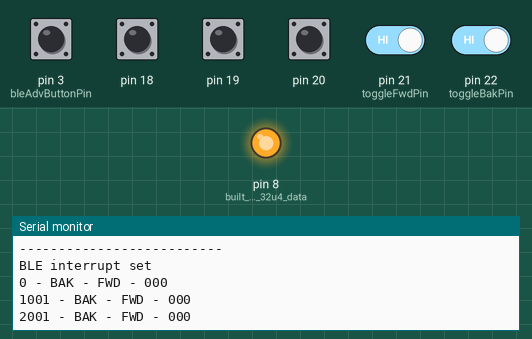
Simulated run of this sketch. Board: Arduino Mega 2560, built with avr-gcc and run on an emulated ATmega2560. Parts: output pins drawn as LEDs (lit = HIGH), the last lines printed to the serial monitor. The test bench sets the inputs (shaded band); at power-on: pin 3 (bleAdvButtonPin), pin 18–20, pin 21 (toggleFwdPin), pin 22 (toggleBakPin) HIGH.

Above: at 2.8 s.
2.9 s: pin 3 (bleAdvButtonPin) pulled LOW for 1.2 s
At 4.8 s:
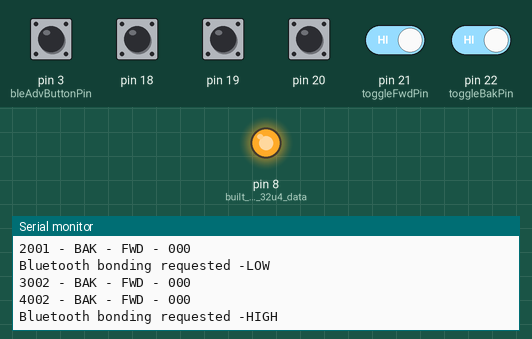
5.6 s: pin 21 (toggleFwdPin) driven LOW
At 6.8 s:
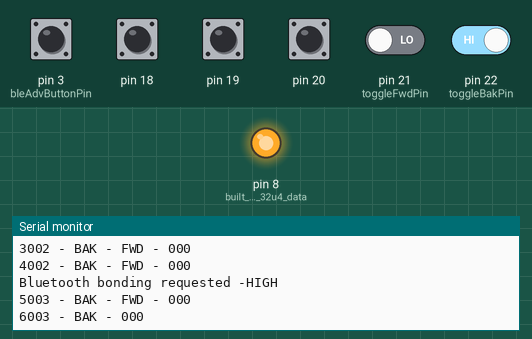
8.5 s: pin 22 (toggleBakPin) driven LOW
At 9.5 s:
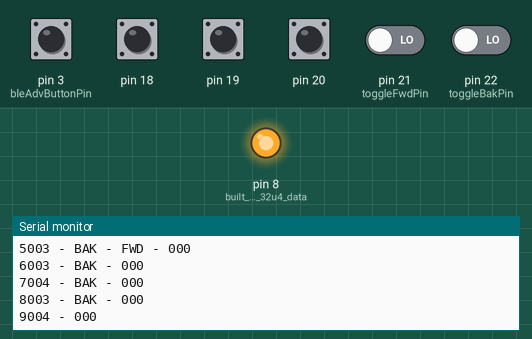
11.5 s: pin 21 (toggleFwdPin) driven HIGH
At 12.8 s:
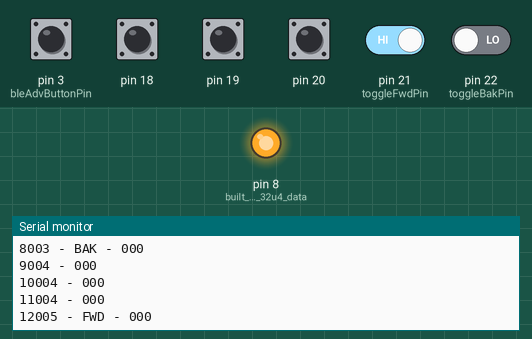

Measured:
- after the input at 2.9 s, the serial monitor: prints a new line at once (image 1)
- after the input at 5.6 s, the serial monitor: prints a new line after 0.40 s (image 2)
- after the input at 8.5 s, the serial monitor: prints a new line after 0.51 s (image 3)
- after the input at 11.5 s, the serial monitor: prints a new line after 0.51 s (image 4)

The sketch:

Button_testing.ino
```cpp
/*
  Button testing code.
  Goal is to get the logic correct for determining the state of multiple buttons and recording the state

*/

void setRgbLedValue( int red, int green, int blue);
void debugButtonStates();
void bleAdvRequest();
void printIntPins();

const unsigned int maxButtons = 3;
const int redLedPolePin = 5;
const int greenLedPolePin = 6;
const int blueLedPolePin = 9;
const int toggleFwdPin = 21;
const int toggleBakPin = 22;
const int bleAdvButtonPin = 3;

// variables will change:
unsigned int buttonPins[maxButtons];    // array to store the pin numbers in
int buttonStates[maxButtons];         // array to store the current button states in
bool intrPinsPrint = LOW;

void setup() {

  // set up and start serial debugging info
  Serial.begin(115200);
  Serial.println("Button testing \n");
  Serial.println("--------------------------\n");

  // set up the pins that will be used by the buttons.
  buttonPins[0] = 18;
  buttonPins[1] = 19;
  buttonPins[2] = 20;

  // For each, button pin, enable for input and use the internal pullup resistor
  for(int i=0; i<maxButtons; i++)
    pinMode( buttonPins[i], INPUT_PULLUP);  // will use the internal pullup resistor for each pin

  // setup toggle switch
  pinMode( toggleFwdPin, INPUT_PULLUP);
  pinMode( toggleBakPin, INPUT_PULLUP);

  // set up pins for RGB LED and set to green
  // pinMode( redLedPolePin, OUTPUT);
  // pinMode( greenLedPolePin, OUTPUT);
  // pinMode( blueLedPolePin, OUTPUT);
  // setRgbLedValue( 0, 255, 0);

  // set up bluetooth advertising toogle and interrupt
  pinMode( 8,OUTPUT); // built in led on 32u4 data logger

  // pinMode( bleAdvButtonPin, INPUT_PULLUP);
  digitalWrite( bleAdvButtonPin, HIGH );
  if ( digitalPinToInterrupt(bleAdvButtonPin) != -1) {
    digitalWrite( 8, HIGH);
    attachInterrupt(digitalPinToInterrupt(bleAdvButtonPin) , bleAdvRequest, CHANGE);
    Serial.println("BLE interrupt set\n");
  } else {
    digitalWrite( 13, HIGH);
    Serial.write("FAILURE setting BLE interrupt on requested pin\n");
  }
  interrupts();
}

void loop() {
  // setRgbLedValue( 0, 255, 0);

    // printIntPins();

  for(int i=0; i<maxButtons; i++) {
    buttonStates[i] = digitalRead(buttonPins[i]);
  }
  debugButtonStates();
  delay(1000);
}

/*
 * Interrupt routine called when the designated bluetooth button is pressed
 */
void bleAdvRequest() {
  digitalWrite( 13, HIGH);
  Serial.write("Bluetooth bonding requested -");
  if( digitalRead( bleAdvButtonPin ) == HIGH )
    Serial.write("HIGH\n");
  else
    Serial.write("LOW\n");
}

void debugButtonStates() {
  Serial.write( String(millis()).c_str() );
  if( digitalRead(toggleBakPin) == HIGH ) Serial.write(" - BAK");
  if( digitalRead(toggleFwdPin) == HIGH ) Serial.write(" - FWD");
  Serial.write(" - ");
  for(int i=0; i<maxButtons; i++) {
      if( buttonStates[i] == HIGH )
        Serial.write("0");
       else
        Serial.write("1");
  }
  Serial.write("\n");
}

void printIntPins() {
  for(int i=0; i<24; i++){
    Serial.write("pin ");
    Serial.write(String(i).c_str());
    Serial.write("maps to ");
    Serial.write(String(digitalPinToInterrupt(i)).c_str());
    if (digitalPinToInterrupt(i) == -1)
      Serial.write(" - INVALID\n");
    else
      Serial.write(" - valid\n");
  }
}
void setRgbLedValue( int redVal, int greenVal, int blueVal) {
  analogWrite( redLedPolePin, redVal );
  analogWrite( greenLedPolePin, greenVal );
  analogWrite( blueLedPolePin, blueVal );
}
```
